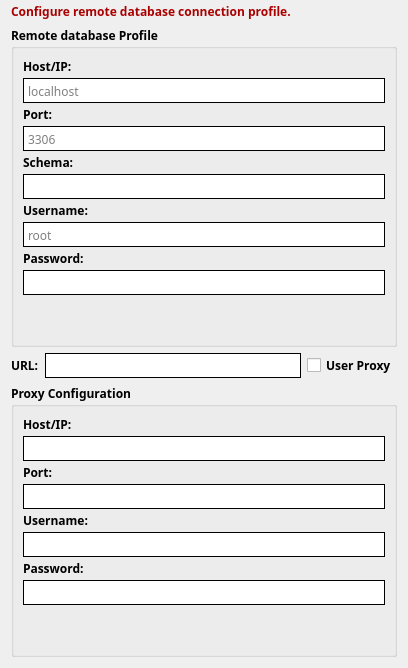
       <widget class="QWidget" name="tabremote">
        <property name="font">
         <font>
          <family>Century Gothic</family>
          <pointsize>9</pointsize>
         </font>
        </property>
        <attribute name="icon">
         <iconset>
          <normaloff>images/remote_db.svg</normaloff>images/remote_db.svg</iconset>
        </attribute>
        <attribute name="title">
         <string>Remote Connection</string>
        </attribute>
        <layout class="QVBoxLayout" name="verticalLayout_5">
         <property name="topMargin">
          <number>3</number>
         </property>
         <item>
          <widget class="QLabel" name="label_7">
           <property name="font">
            <font>
             <family>Century Gothic</family>
             <pointsize>9</pointsize>
             <weight>75</weight>
             <bold>true</bold>
            </font>
           </property>
           <property name="styleSheet">
            <string notr="true">color: rgb(170, 0, 0);</string>
           </property>
           <property name="text">
            <string>Configure remote database connection profile. </string>
           </property>
          </widget>
         </item>
         <item>
          <widget class="QGroupBox" name="groupBox_2">
           <property name="font">
            <font>
             <family>Century Gothic</family>
             <pointsize>9</pointsize>
             <weight>75</weight>
             <bold>true</bold>
            </font>
           </property>
           <property name="title">
            <string>Remote database Profile</string>
           </property>
           <layout class="QVBoxLayout" name="verticalLayout_6">
            <property name="spacing">
             <number>3</number>
            </property>
            <item>
             <widget class="QLabel" name="label_11">
              <property name="font">
               <font>
                <family>Century Gothic</family>
                <pointsize>9</pointsize>
                <weight>75</weight>
                <bold>true</bold>
               </font>
              </property>
              <property name="text">
               <string>Host/IP:</string>
              </property>
             </widget>
            </item>
            <item>
             <widget class="QTextEdit" name="edtRHost">
              <property name="sizePolicy">
               <sizepolicy hsizetype="Expanding" vsizetype="Fixed">
                <horstretch>0</horstretch>
                <verstretch>0</verstretch>
               </sizepolicy>
              </property>
              <property name="minimumSize">
               <size>
                <width>0</width>
                <height>25</height>
               </size>
              </property>
              <property name="maximumSize">
               <size>
                <width>16777215</width>
                <height>25</height>
               </size>
              </property>
              <property name="font">
               <font>
                <family>Century Gothic</family>
                <pointsize>9</pointsize>
                <weight>50</weight>
                <bold>false</bold>
               </font>
              </property>
              <property name="inputMethodHints">
               <set>Qt::ImhNone</set>
              </property>
              <property name="frameShape">
               <enum>QFrame::Box</enum>
              </property>
              <property name="frameShadow">
               <enum>QFrame::Plain</enum>
              </property>
              <property name="verticalScrollBarPolicy">
               <enum>Qt::ScrollBarAlwaysOff</enum>
              </property>
              <property name="placeholderText">
               <string>localhost</string>
              </property>
             </widget>
            </item>
            <item>
             <widget class="QLabel" name="label_9">
              <property name="font">
               <font>
                <family>Century Gothic</family>
                <pointsize>9</pointsize>
                <weight>75</weight>
                <bold>true</bold>
               </font>
              </property>
              <property name="text">
               <string>Port:</string>
              </property>
             </widget>
            </item>
            <item>
             <widget class="QTextEdit" name="edtRPort">
              <property name="sizePolicy">
               <sizepolicy hsizetype="Expanding" vsizetype="Fixed">
                <horstretch>0</horstretch>
                <verstretch>0</verstretch>
               </sizepolicy>
              </property>
              <property name="minimumSize">
               <size>
                <width>0</width>
                <height>25</height>
               </size>
              </property>
              <property name="maximumSize">
               <size>
                <width>16777215</width>
                <height>25</height>
               </size>
              </property>
              <property name="font">
               <font>
                <family>Century Gothic</family>
                <pointsize>9</pointsize>
                <weight>50</weight>
                <bold>false</bold>
               </font>
              </property>
              <property name="inputMethodHints">
               <set>Qt::ImhNone</set>
              </property>
              <property name="frameShape">
               <enum>QFrame::Box</enum>
              </property>
              <property name="frameShadow">
               <enum>QFrame::Plain</enum>
              </property>
              <property name="verticalScrollBarPolicy">
               <enum>Qt::ScrollBarAlwaysOff</enum>
              </property>
              <property name="placeholderText">
               <string>3306</string>
              </property>
             </widget>
            </item>
            <item>
             <widget class="QLabel" name="label_10">
              <property name="font">
               <font>
                <family>Century Gothic</family>
                <pointsize>9</pointsize>
                <weight>75</weight>
                <bold>true</bold>
               </font>
              </property>
              <property name="text">
               <string>Schema:</string>
              </property>
             </widget>
            </item>
            <item>
             <widget class="QTextEdit" name="edtRDatabase">
              <property name="sizePolicy">
               <sizepolicy hsizetype="Expanding" vsizetype="Fixed">
                <horstretch>0</horstretch>
                <verstretch>0</verstretch>
               </sizepolicy>
              </property>
              <property name="minimumSize">
               <size>
                <width>0</width>
                <height>25</height>
               </size>
              </property>
              <property name="maximumSize">
               <size>
                <width>16777215</width>
                <height>25</height>
               </size>
              </property>
              <property name="font">
               <font>
                <family>Century Gothic</family>
                <pointsize>9</pointsize>
                <weight>50</weight>
                <bold>false</bold>
               </font>
              </property>
              <property name="inputMethodHints">
               <set>Qt::ImhNone</set>
              </property>
              <property name="frameShape">
               <enum>QFrame::Box</enum>
              </property>
              <property name="frameShadow">
               <enum>QFrame::Plain</enum>
              </property>
              <property name="verticalScrollBarPolicy">
               <enum>Qt::ScrollBarAlwaysOff</enum>
              </property>
             </widget>
            </item>
            <item>
             <widget class="QLabel" name="label_12">
              <property name="font">
               <font>
                <family>Century Gothic</family>
                <pointsize>9</pointsize>
                <weight>75</weight>
                <bold>true</bold>
               </font>
              </property>
              <property name="text">
               <string>Username:</string>
              </property>
             </widget>
            </item>
            <item>
             <widget class="QTextEdit" name="edtRUsername">
              <property name="sizePolicy">
               <sizepolicy hsizetype="Expanding" vsizetype="Fixed">
                <horstretch>0</horstretch>
                <verstretch>0</verstretch>
               </sizepolicy>
              </property>
              <property name="minimumSize">
               <size>
                <width>0</width>
                <height>25</height>
               </size>
              </property>
              <property name="maximumSize">
               <size>
                <width>16777215</width>
                <height>25</height>
               </size>
              </property>
              <property name="font">
               <font>
                <family>Century Gothic</family>
                <pointsize>9</pointsize>
                <weight>50</weight>
                <bold>false</bold>
               </font>
              </property>
              <property name="inputMethodHints">
               <set>Qt::ImhNone</set>
              </property>
              <property name="frameShape">
               <enum>QFrame::Box</enum>
              </property>
              <property name="frameShadow">
               <enum>QFrame::Plain</enum>
              </property>
              <property name="verticalScrollBarPolicy">
               <enum>Qt::ScrollBarAlwaysOff</enum>
              </property>
              <property name="placeholderText">
               <string>root</string>
              </property>
             </widget>
            </item>
            <item>
             <widget class="QLabel" name="label_13">
              <property name="font">
               <font>
                <family>Century Gothic</family>
                <pointsize>9</pointsize>
                <weight>75</weight>
                <bold>true</bold>
               </font>
              </property>
              <property name="text">
               <string>Password:</string>
              </property>
             </widget>
            </item>
            <item>
             <widget class="QTextEdit" name="edtRPassword">
              <property name="sizePolicy">
               <sizepolicy hsizetype="Expanding" vsizetype="Fixed">
                <horstretch>0</horstretch>
                <verstretch>0</verstretch>
               </sizepolicy>
              </property>
              <property name="minimumSize">
               <size>
                <width>0</width>
                <height>25</height>
               </size>
              </property>
              <property name="maximumSize">
               <size>
                <width>16777215</width>
                <height>25</height>
               </size>
              </property>
              <property name="font">
               <font>
                <family>Century Gothic</family>
                <pointsize>9</pointsize>
                <weight>50</weight>
                <bold>false</bold>
               </font>
              </property>
              <property name="inputMethodHints">
               <set>Qt::ImhNone</set>
              </property>
              <property name="frameShape">
               <enum>QFrame::Box</enum>
              </property>
              <property name="frameShadow">
               <enum>QFrame::Plain</enum>
              </property>
              <property name="verticalScrollBarPolicy">
               <enum>Qt::ScrollBarAlwaysOff</enum>
              </property>
             </widget>
            </item>
            <item>
             <spacer name="verticalSpacer_2">
              <property name="orientation">
               <enum>Qt::Vertical</enum>
              </property>
              <property name="sizeHint" stdset="0">
               <size>
                <width>20</width>
                <height>40</height>
               </size>
              </property>
             </spacer>
            </item>
           </layout>
          </widget>
         </item>
         <item>
          <layout class="QHBoxLayout" name="horizontalLayout_2">
           <item>
            <widget class="QLabel" name="label_8">
             <property name="font">
              <font>
               <family>Century Gothic</family>
               <pointsize>9</pointsize>
               <weight>75</weight>
               <bold>true</bold>
              </font>
             </property>
             <property name="text">
              <string>URL:</string>
             </property>
            </widget>
           </item>
           <item>
            <widget class="QTextEdit" name="edtRURL">
             <property name="sizePolicy">
              <sizepolicy hsizetype="Expanding" vsizetype="Fixed">
               <horstretch>0</horstretch>
               <verstretch>0</verstretch>
              </sizepolicy>
             </property>
             <property name="minimumSize">
              <size>
               <width>0</width>
               <height>25</height>
              </size>
             </property>
             <property name="maximumSize">
              <size>
               <width>16777215</width>
               <height>25</height>
              </size>
             </property>
             <property name="font">
              <font>
               <family>Century Gothic</family>
               <pointsize>9</pointsize>
              </font>
             </property>
             <property name="inputMethodHints">
              <set>Qt::ImhNone</set>
             </property>
             <property name="frameShape">
              <enum>QFrame::Box</enum>
             </property>
             <property name="frameShadow">
              <enum>QFrame::Plain</enum>
             </property>
             <property name="verticalScrollBarPolicy">
              <enum>Qt::ScrollBarAlwaysOff</enum>
             </property>
             <property name="horizontalScrollBarPolicy">
              <enum>Qt::ScrollBarAlwaysOff</enum>
             </property>
            </widget>
           </item>
           <item>
            <widget class="QCheckBox" name="cbProxy">
             <property name="font">
              <font>
               <family>Century Gothic</family>
               <pointsize>9</pointsize>
               <weight>75</weight>
               <bold>true</bold>
              </font>
             </property>
             <property name="text">
              <string>User Proxy</string>
             </property>
            </widget>
           </item>
          </layout>
         </item>
         <item>
          <widget class="QGroupBox" name="groupBox_3">
           <property name="font">
            <font>
             <family>Century Gothic</family>
             <pointsize>9</pointsize>
             <weight>75</weight>
             <bold>true</bold>
            </font>
           </property>
           <property name="title">
            <string>Proxy Configuration</string>
           </property>
           <layout class="QVBoxLayout" name="verticalLayout_7">
            <property name="spacing">
             <number>3</number>
            </property>
            <item>
             <widget class="QLabel" name="label_16">
              <property name="font">
               <font>
                <family>Century Gothic</family>
                <pointsize>9</pointsize>
                <weight>75</weight>
                <bold>true</bold>
               </font>
              </property>
              <property name="text">
               <string>Host/IP:</string>
              </property>
             </widget>
            </item>
            <item>
             <widget class="QTextEdit" name="edtProxyHost">
              <property name="sizePolicy">
               <sizepolicy hsizetype="Expanding" vsizetype="Fixed">
                <horstretch>0</horstretch>
                <verstretch>0</verstretch>
               </sizepolicy>
              </property>
              <property name="minimumSize">
               <size>
                <width>0</width>
                <height>25</height>
               </size>
              </property>
              <property name="maximumSize">
               <size>
                <width>16777215</width>
                <height>25</height>
               </size>
              </property>
              <property name="font">
               <font>
                <family>Century Gothic</family>
                <pointsize>9</pointsize>
                <weight>50</weight>
                <bold>false</bold>
               </font>
              </property>
              <property name="inputMethodHints">
               <set>Qt::ImhNone</set>
              </property>
              <property name="frameShape">
               <enum>QFrame::Box</enum>
              </property>
              <property name="frameShadow">
               <enum>QFrame::Plain</enum>
              </property>
              <property name="verticalScrollBarPolicy">
               <enum>Qt::ScrollBarAlwaysOff</enum>
              </property>
             </widget>
            </item>
            <item>
             <widget class="QLabel" name="label_17">
              <property name="font">
               <font>
                <family>Century Gothic</family>
                <pointsize>9</pointsize>
                <weight>75</weight>
                <bold>true</bold>
               </font>
              </property>
              <property name="text">
               <string>Port:</string>
              </property>
             </widget>
            </item>
            <item>
             <widget class="QTextEdit" name="edtProxyPort">
              <property name="sizePolicy">
               <sizepolicy hsizetype="Expanding" vsizetype="Fixed">
                <horstretch>0</horstretch>
                <verstretch>0</verstretch>
               </sizepolicy>
              </property>
              <property name="minimumSize">
               <size>
                <width>0</width>
                <height>25</height>
               </size>
              </property>
              <property name="maximumSize">
               <size>
                <width>16777215</width>
                <height>25</height>
               </size>
              </property>
              <property name="font">
               <font>
                <family>Century Gothic</family>
                <pointsize>9</pointsize>
                <weight>50</weight>
                <bold>false</bold>
               </font>
              </property>
              <property name="inputMethodHints">
               <set>Qt::ImhNone</set>
              </property>
              <property name="frameShape">
               <enum>QFrame::Box</enum>
              </property>
              <property name="frameShadow">
               <enum>QFrame::Plain</enum>
              </property>
              <property name="verticalScrollBarPolicy">
               <enum>Qt::ScrollBarAlwaysOff</enum>
              </property>
             </widget>
            </item>
            <item>
             <widget class="QLabel" name="label_15">
              <property name="font">
               <font>
                <family>Century Gothic</family>
                <pointsize>9</pointsize>
                <weight>75</weight>
                <bold>true</bold>
               </font>
              </property>
              <property name="text">
               <string>Username:</string>
              </property>
             </widget>
            </item>
            <item>
             <widget class="QTextEdit" name="edtProxyUsername">
              <property name="sizePolicy">
               <sizepolicy hsizetype="Expanding" vsizetype="Fixed">
                <horstretch>0</horstretch>
                <verstretch>0</verstretch>
               </sizepolicy>
              </property>
              <property name="minimumSize">
               <size>
                <width>0</width>
                <height>25</height>
               </size>
              </property>
              <property name="maximumSize">
               <size>
                <width>16777215</width>
                <height>25</height>
               </size>
              </property>
              <property name="font">
               <font>
                <family>Century Gothic</family>
                <pointsize>9</pointsize>
                <weight>50</weight>
                <bold>false</bold>
               </font>
              </property>
              <property name="inputMethodHints">
               <set>Qt::ImhNone</set>
              </property>
              <property name="frameShape">
               <enum>QFrame::Box</enum>
              </property>
              <property name="frameShadow">
               <enum>QFrame::Plain</enum>
              </property>
              <property name="verticalScrollBarPolicy">
               <enum>Qt::ScrollBarAlwaysOff</enum>
              </property>
             </widget>
            </item>
            <item>
             <widget class="QLabel" name="label_14">
              <property name="font">
               <font>
                <family>Century Gothic</family>
                <pointsize>9</pointsize>
                <weight>75</weight>
                <bold>true</bold>
               </font>
              </property>
              <property name="text">
               <string>Password:</string>
              </property>
             </widget>
            </item>
            <item>
             <widget class="QTextEdit" name="edtProxyPassword">
              <property name="sizePolicy">
               <sizepolicy hsizetype="Expanding" vsizetype="Fixed">
                <horstretch>0</horstretch>
                <verstretch>0</verstretch>
               </sizepolicy>
              </property>
              <property name="minimumSize">
               <size>
                <width>0</width>
                <height>25</height>
               </size>
              </property>
              <property name="maximumSize">
               <size>
                <width>16777215</width>
                <height>25</height>
               </size>
              </property>
              <property name="font">
               <font>
                <family>Century Gothic</family>
                <pointsize>9</pointsize>
                <weight>50</weight>
                <bold>false</bold>
               </font>
              </property>
              <property name="inputMethodHints">
               <set>Qt::ImhNone</set>
              </property>
              <property name="frameShape">
               <enum>QFrame::Box</enum>
              </property>
              <property name="frameShadow">
               <enum>QFrame::Plain</enum>
              </property>
              <property name="verticalScrollBarPolicy">
               <enum>Qt::ScrollBarAlwaysOff</enum>
              </property>
             </widget>
            </item>
            <item>
             <spacer name="verticalSpacer_3">
              <property name="orientation">
               <enum>Qt::Vertical</enum>
              </property>
              <property name="sizeHint" stdset="0">
               <size>
                <width>20</width>
                <height>40</height>
               </size>
              </property>
             </spacer>
            </item>
           </layout>
          </widget>
         </item>
        </layout>
        <zorder>label_7</zorder>
        <zorder>groupBox_2</zorder>
        <zorder>groupBox_3</zorder>
        <zorder></zorder>
       </widget>
